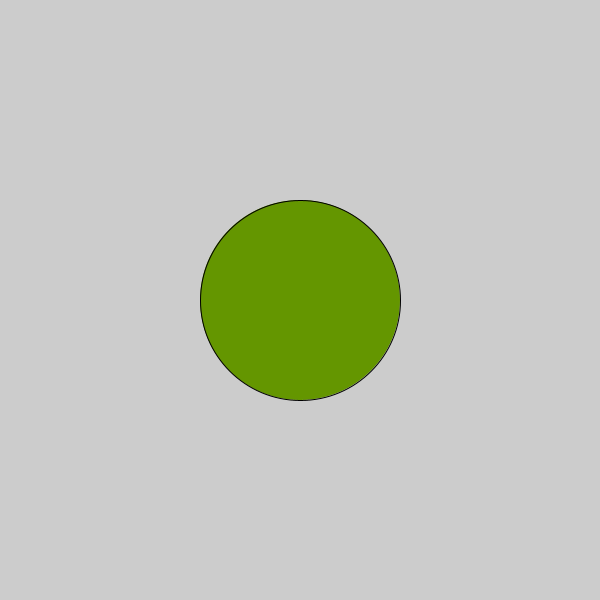
Frame 1 (no input)
Frame 60 (the mouse pressed at the canvas centre just before this capture): identical to frame 1, image omitted
Frame 120 (the mouse held since frame 60 and released just before this capture): identical to frame 1, image omitted

The Processing sketch that drew this single still picture (run headless with seeded random() and noise(); from frame 60 on, the mouse is pressed at the canvas centre):

// Processing sketch: pizza
// ── pizza.pde

void setup() {
    size(600,600);
    fill(100,150,0);
    ellipse(300,300,200,200);
}
void draw() {
    
}
